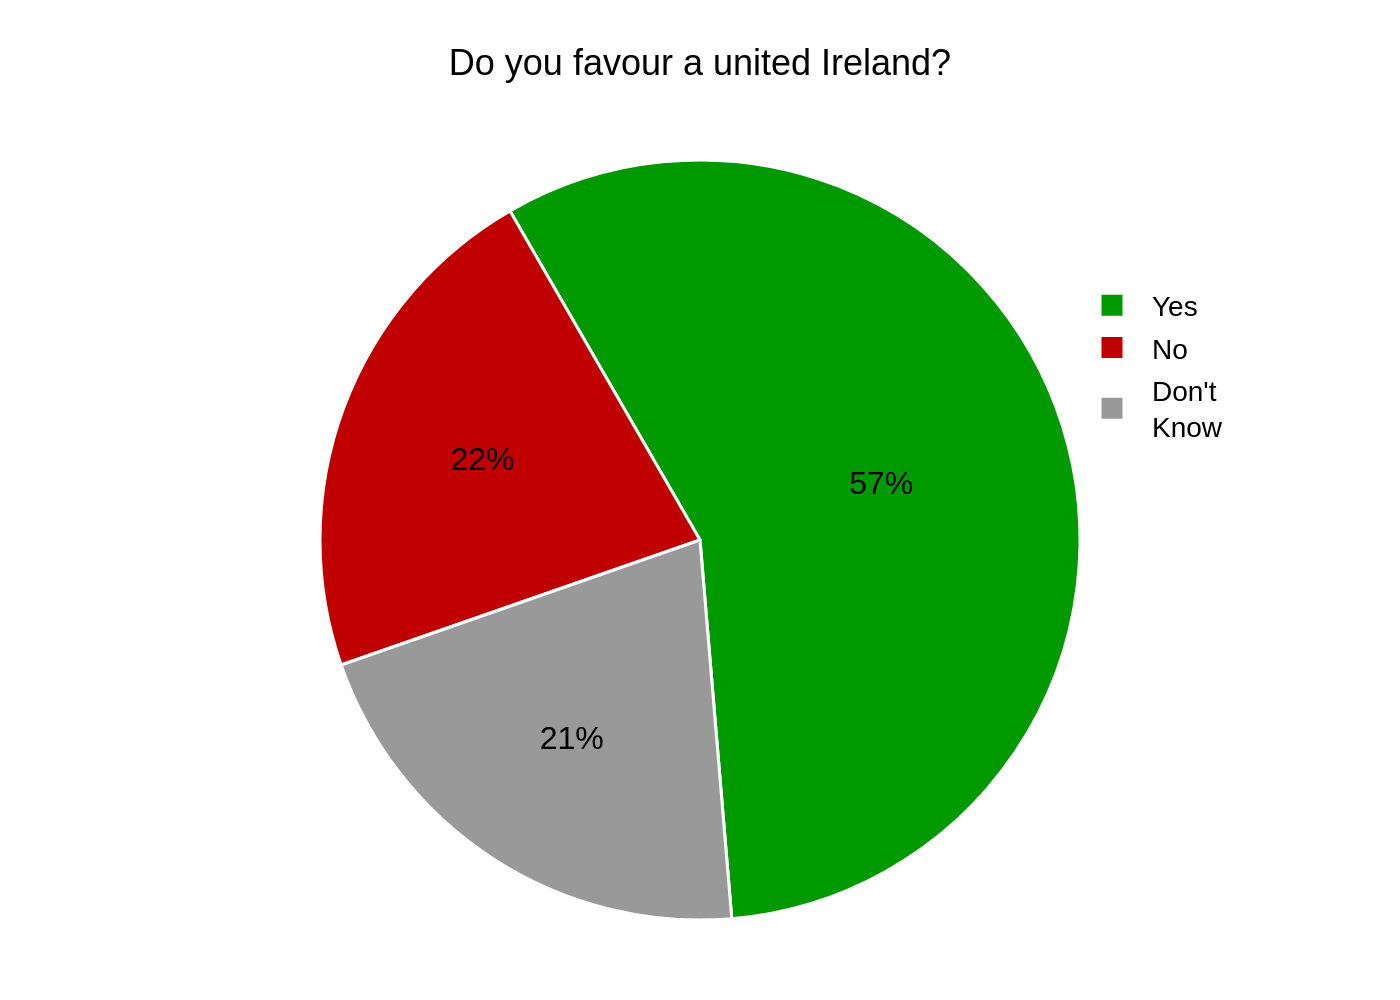

The script that drew this image:
import sys
import json
import plotly.graph_objects as go
import pathlib

# This script requires a single command-line argument: the path to the JSON file.
if len(sys.argv) != 2:
    print("Usage: python generate_chart.py <json_file_path>")
    sys.exit(1)

json_path = sys.argv[1]
try:
    with open(json_path, 'r', encoding='utf-8') as f:
        chart_config = json.load(f)
except FileNotFoundError:
    print(f"Error: JSON file not found at {json_path}")
    sys.exit(1)
except json.JSONDecodeError:
    print(f"Error: Invalid JSON format in {json_path}")
    sys.exit(1)

# Extract data and texts from the JSON structure
chart_data = chart_config.get('chart_data', [])
texts = chart_config.get('texts', {})
colors = chart_config.get('colors', [])

# Prepare data for the pie chart
labels = [item['label'] for item in chart_data]
values = [item['value'] for item in chart_data]

# Create the pie chart trace
fig = go.Figure(data=[go.Pie(
    labels=labels,
    values=values,
    marker=dict(colors=colors, line=dict(color='white', width=1.5)),
    hole=0,
    sort=False,
    direction='counterclockwise',
    rotation=-30,  # Rotate to match the visual orientation of the original chart
    textinfo='percent',
    textposition='inside',
    textfont=dict(family="Arial", size=16, color='black'),
    hoverinfo='label+percent'
)])

# Update layout for a clean and accurate look
fig.update_layout(
    title=dict(
        text=texts.get('title'),
        x=0.5,
        y=0.95,
        xanchor='center',
        yanchor='top',
        font=dict(family="Arial", size=18, color='black')
    ),
    font=dict(
        family="Arial",
        size=14,
        color="black"
    ),
    showlegend=True,
    legend=dict(
        x=0.8,
        y=0.85,
        xanchor='left',
        yanchor='top',
        bgcolor='rgba(0,0,0,0)',
        bordercolor='rgba(0,0,0,0)',
        font=dict(size=14)
    ),
    margin=dict(t=80, b=40, l=40, r=40),
    paper_bgcolor='white',
    plot_bgcolor='white'
)

# Derive the output filename from the input JSON path
output_path = pathlib.Path(json_path).with_suffix('.png')

# Save the figure as a high-resolution PNG image
fig.write_image(output_path, scale=2)

print(f"Chart saved to {output_path}")
